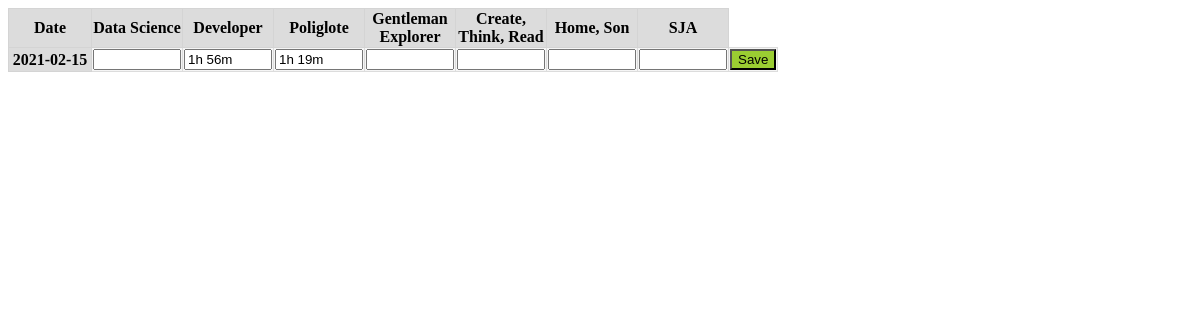
The page /day/edit/2021-02-15 on the database as committed earlier.
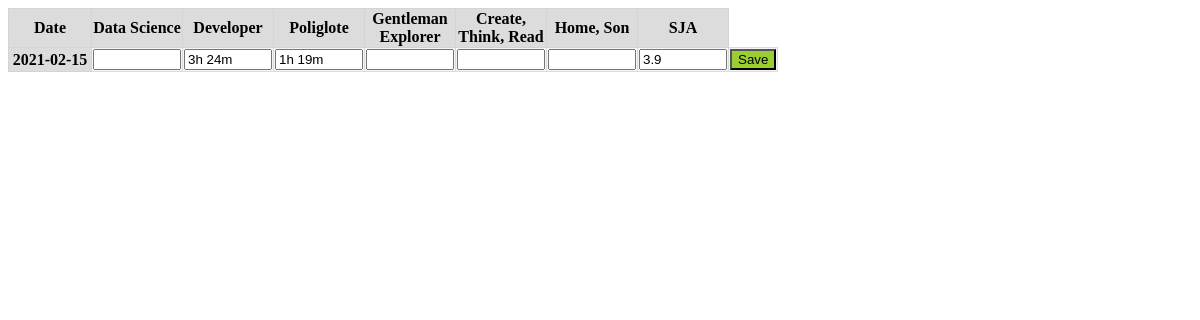
The same page on the database as committed later.
### mymonth/models.py (models this page shows, shortened)
class Days(db.Model):
    id = db.Column(db.Date, primary_key = True)
    ds = db.Column(db.Interval)   # Data Science
    dev = db.Column(db.Interval)  # Developer
    pol = db.Column(db.Interval)  # Poliglote
    ge = db.Column(db.Interval)   # Gentleman Explorer
    crt = db.Column(db.Interval)  # Create Read Think
    hs = db.Column(db.Interval)   # Home Son
    alk = db.Column(db.Float)     # Alko

### mymonth/routes.py (the view, shortened to what this page needs)
@app.route('/day/edit/<id_day>', methods=['GET', 'POST'])
def edit_day(id_day):
    day = Days.query.get_or_404(date.fromisoformat(id_day))
    form_day = DayEditForm()
    return render_template('edit_day.html', form_day=form_day, day=day, f_string_from_duration=string_from_duration, f_string_from_float=string_from_float)

### mymonth/forms.py
class DayEditForm(FlaskForm):
    id = DateField(label='Date')
    ds = StringField(label='Data Science')
    dev = StringField(label='Developer')
    pol = StringField(label='Poliglote')
    ge = StringField(label='Gentleman Explorer')
    crt = StringField(label='Create, Think, Read')
    hs = StringField(label='Home, Son')
    alk = StringField(label='SJA')
    submit = SubmitField(label='Save')

### mymonth/utils.py (called while the page is built)
def string_from_duration(x):
    if isinstance(x, datetime):
        x = x - datetime(1970, 1, 1)
    if x is None or x is NaT or x.total_seconds() == 0:
        return ''
    total_seconds = x.total_seconds()
    days = total_seconds // 86400
    total_seconds -= days * 86400
    hours = total_seconds // 3600
    total_seconds -= hours * 3600
    minutes = total_seconds // 60
    total_seconds -= minutes * 60
    seconds = total_seconds
    duration_items = [(days, 'd'), (hours, 'h'), (minutes, 'm'), (seconds, 's')]
    non_zero_items = 0
    for item in duration_items:
        if item[0] != 0:
            non_zero_items += 1
    if non_zero_items > 2:
        duration_items.pop(-1)
    outcome = ''
    for item in duration_items:
        if item[0] != 0:
            outcome += f'{int(item[0])}{item[1]} '
    return outcome[:-1]

def string_from_float(x):
    outcome = x
    if x is None:
        outcome = ''
    return outcome

### mymonth/templates/edit_day.html (shortened to what this page needs)
{% extends "layout.html" %}
{% block content %}
<table>
    <form method="POST" action="">
        <tr>
            <th>{{ form_day.id.label }}</th>
            <th>{{ form_day.ds.label }}</th>
            <th>{{ form_day.dev.label }}</th>
            <th>{{ form_day.pol.label }}</th>
            <th>{{ form_day.ge.label }}</th>
            <th>{{ form_day.crt.label }}</th>
            <th>{{ form_day.hs.label }}</th>
            <th>{{ form_day.alk.label }}</th>
        </tr>
        <tr>
            <th>{{day.id}}</th>
            <td>{{ form_day.ds(style="width: 80px", value=f_string_from_duration(day.ds)) }}</td>
            <td>{{ form_day.dev(style="width: 80px", value=f_string_from_duration(day.dev)) }}</td>
            <td>{{ form_day.pol(style="width: 80px", value=f_string_from_duration(day.pol)) }}</td>
            <td>{{ form_day.ge(style="width: 80px", value=f_string_from_duration(day.ge)) }}</td>
            <td>{{ form_day.crt(style="width: 80px", value=f_string_from_duration(day.crt)) }}</td>
            <td>{{ form_day.hs(style="width: 80px", value=f_string_from_duration(day.hs)) }}</td>
            <td>{{ form_day.alk(style="width: 80px", value=f_string_from_float(day.alk)) }}</td>
            <td>{{ form_day.submit(class="btn_edit_day_save") }}</td>
        </tr>
    </form>
</table>
{% endblock content %}

### mymonth/templates/layout.html (shortened to what this page needs)
<!DOCTYPE html>
<html lang="en">
<head>
    <link rel="stylesheet" href="{{ url_for('static', filename='styles.css')}}">
</head>
<body>
    {% block content %}{% endblock %}
</body>
</html>

### mymonth/static/styles.css (style rules this page uses)
table { border-spacing: 1px; border-collapse: collapse; }
td { background-color: whitesmoke; border: 1px solid gainsboro; }
th { background-color: gainsboro; border: 1px solid rgb(212, 212, 212); width: 80px; }
.btn_edit_day_save { background-color: yellowgreen; }

Rows that differ between the two databases and show on the page:
changed Days "2021-02-15": dev "1h 56m" → "3h 24m"; alk (not shown) → "3.9"
